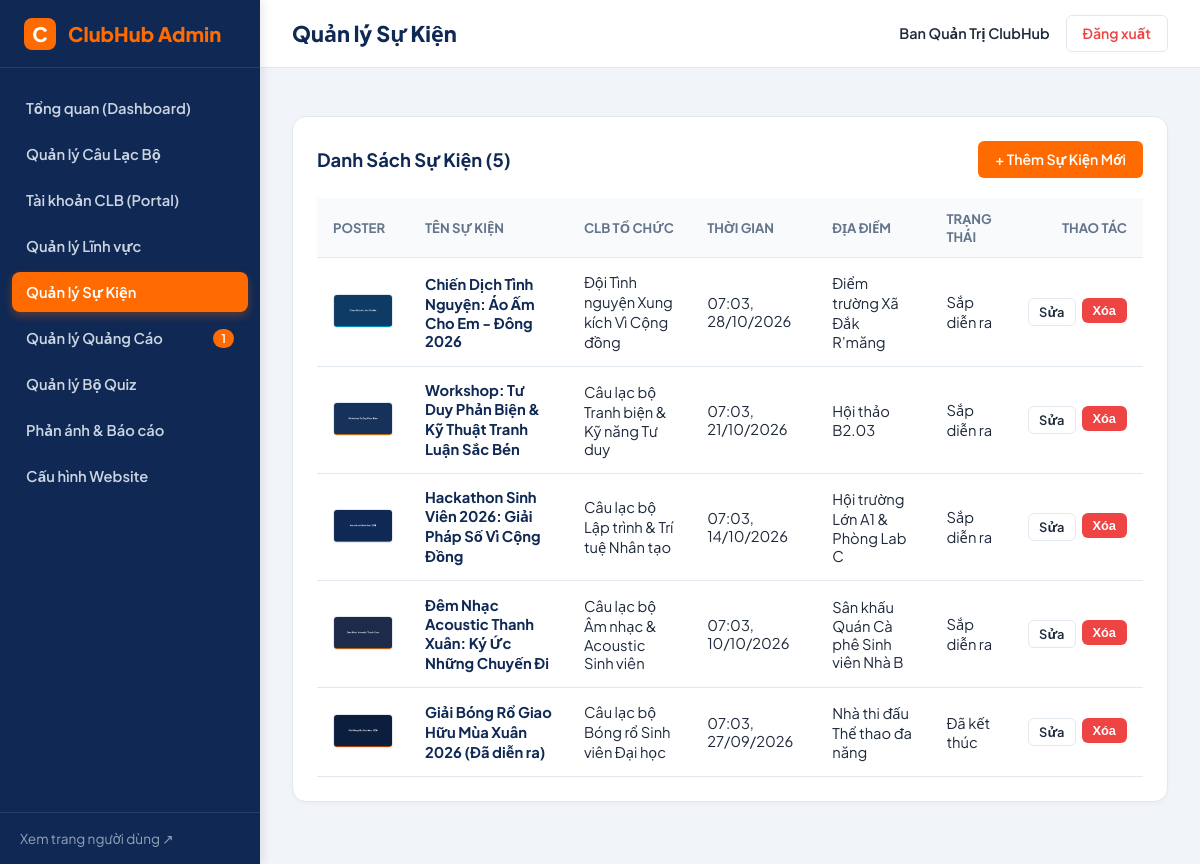
Page /admin/events.php (signed in) on the committed database.
### tables this page shows
CREATE TABLE IF NOT EXISTS `events` (
  `id` INT AUTO_INCREMENT PRIMARY KEY,
  `club_id` INT NOT NULL,
  `title` VARCHAR(255) NOT NULL,
  `slug` VARCHAR(255) NOT NULL UNIQUE,
  `poster_image` VARCHAR(255) DEFAULT NULL,
  `description` LONGTEXT NOT NULL,
  `start_time` DATETIME NOT NULL,
  `end_time` DATETIME NOT NULL,
  `location` VARCHAR(255) NOT NULL,
  `target_audience` VARCHAR(255) DEFAULT NULL,
  `fee` DECIMAL(12, 0) DEFAULT 0,
  `registration_deadline` DATETIME DEFAULT NULL,
  `registration_link` VARCHAR(500) DEFAULT NULL,
  `contact_info` VARCHAR(255) DEFAULT NULL,
  `is_active` TINYINT(1) NOT NULL DEFAULT 1,
  `created_at` DATETIME NOT NULL DEFAULT CURRENT_TIMESTAMP,
  CONSTRAINT `fk_events_club` FOREIGN KEY (`club_id`) REFERENCES `clubs` (`id`) ON DELETE CASCADE ON UPDATE CASCADE,
  INDEX `idx_events_timeline` (`is_active`, `start_time`, `end_time`)
);

CREATE TABLE IF NOT EXISTS `clubs` (
  `id` INT AUTO_INCREMENT PRIMARY KEY,
  `category_id` INT NOT NULL,
  `name` VARCHAR(200) NOT NULL,
  `short_name` VARCHAR(50) DEFAULT NULL,
  `slug` VARCHAR(200) NOT NULL UNIQUE,
  `logo` VARCHAR(255) DEFAULT NULL,
  `cover_image` VARCHAR(255) DEFAULT NULL,
  `summary` VARCHAR(500) NOT NULL,
  `description` LONGTEXT NOT NULL,
  `objectives` TEXT DEFAULT NULL,
  `target_audience` TEXT DEFAULT NULL,
  `activities_achievements` LONGTEXT DEFAULT NULL,
  `meeting_schedule` VARCHAR(255) DEFAULT NULL,
  `meeting_location` VARCHAR(255) DEFAULT NULL,
  `meeting_frequency` VARCHAR(100) DEFAULT NULL,
  `schedule_confirmed` TINYINT(1) NOT NULL DEFAULT 1 COMMENT '1: Đã chốt lịch, 0: Cần xác nhận lịch',
  `requirements` TEXT DEFAULT NULL,
  `fee_info` VARCHAR(255) DEFAULT NULL,
  `recruitment_status` ENUM('closed', 'open', 'upcoming') NOT NULL DEFAULT 'closed',
  `recruitment_deadline` DATETIME DEFAULT NULL,
  `recruitment_process` TEXT DEFAULT NULL,
  `application_link` VARCHAR(500) DEFAULT NULL,
  `is_featured` TINYINT(1) NOT NULL DEFAULT 0,
  `is_active` TINYINT(1) NOT NULL DEFAULT 1,
  `created_at` DATETIME NOT NULL DEFAULT CURRENT_TIMESTAMP,
  `updated_at` DATETIME NOT NULL DEFAULT CURRENT_TIMESTAMP ON UPDATE CURRENT_TIMESTAMP,
  CONSTRAINT `fk_clubs_category` FOREIGN KEY (`category_id`) REFERENCES `categories` (`id`) ON DELETE RESTRICT ON UPDATE CASCADE,
  INDEX `idx_clubs_status` (`is_active`, `recruitment_status`),
  INDEX `idx_clubs_featured` (`is_active`, `is_featured`)
);

### includes/functions.php (called while the page is built, shortened)
<?php
function e(?string $string): string {
    return htmlspecialchars((string)$string, ENT_QUOTES, 'UTF-8');
}
function url(string $path = ''): string {
    $path = ltrim($path, '/');
    return BASE_URL . ($path !== '' ? '/' . $path : '');
}
function upload_url(?string $path, string $default_placeholder = ''): string {
    return url(ltrim($path, '/'));
}
function format_date_vn(?string $date_string, bool $include_time = false): string {
    try {
        $date = new DateTime($date_string);
        return $include_time ? $date->format('H:i, d/m/Y') : $date->format('d/m/Y');
    } catch (Exception $e) {
        return $date_string;
    }
}

### admin/events.php (the view, shortened to what this page needs)
<?php
require_once __DIR__ . '/../includes/functions.php';
$db = get_db_connection();
$clubs = $db->query("SELECT id, name, short_name FROM clubs ORDER BY name ASC")->fetchAll();
$edit_id = (int)($_GET['edit_id'] ?? 0);
$is_creating = isset($_GET['action']) && $_GET['action'] === 'create';
$event = null;
$events = $db->query("
    SELECT e.*, c.name as club_name
    FROM events e
    JOIN clubs c ON e.club_id = c.id
    ORDER BY e.start_time DESC
")->fetchAll();
include __DIR__ . '/includes/admin_header.php';
?>
<?php if ($edit_id > 0 || $is_creating): ?>
  <div class="admin-card">
    <div class="admin-card-header">
      <h2 class="admin-card-title"><?= $edit_id ? 'Chỉnh Sửa Sự Kiện' : 'Thêm Sự Kiện Mới' ?></h2>
      <a href="<?= url('admin/events.php') ?>" class="btn-admin btn-admin-outline">&larr; Hủy & Quay lại</a>
    </div>
    <form action="" method="POST" enctype="multipart/form-data">
      <?= csrf_field() ?>
      <input type="hidden" name="action" value="save">
      <div class="form-grid">
        <div class="form-full">
          <label class="admin-label" for="title">Tên sự kiện <span style="color:red;">*</span></label>
          <input type="text" name="title" id="title" class="admin-input" value="<?= e($event['title'] ?? '') ?>" required placeholder="Ví dụ: Đêm Nhạc Acoustic Thanh Xuân...">
        </div>
        <div>
          <label class="admin-label" for="club_id">Câu lạc bộ tổ chức <span style="color:red;">*</span></label>
          <select name="club_id" id="club_id" class="admin-select" required>
            <option value="">-- Chọn CLB --</option>
            <?php foreach ($clubs as $cl): ?>
              <option value="<?= $cl['id'] ?>" <?= ($event['club_id'] ?? 0) == $cl['id'] ? 'selected' : '' ?>>
                <?= e($cl['name']) ?> <?= !empty($cl['short_name']) ? '(' . e($cl['short_name']) . ')' : '' ?>
              </option>
            <?php endforeach; ?>
          </select>
        </div>
        <div>
          <label class="admin-label" for="slug">URL Slug</label>
          <input type="text" name="slug" id="slug" class="admin-input" value="<?= e($event['slug'] ?? '') ?>" placeholder="dem-nhac-acoustic">
        </div>
        <div>
          <label class="admin-label" for="start_time">Thời gian bắt đầu <span style="color:red;">*</span></label>
          <input type="datetime-local" name="start_time" id="start_time" class="admin-input" value="<?= !empty($event['start_time']) ? date('Y-m-d\TH:i', strtotime($event['start_time'])) : '' ?>" required>
        </div>
        <div>
          <label class="admin-label" for="end_time">Thời gian kết thúc <span style="color:red;">*</span></label>
          <input type="datetime-local" name="end_time" id="end_time" class="admin-input" value="<?= !empty($event['end_time']) ? date('Y-m-d\TH:i', strtotime($event['end_time'])) : '' ?>" required>
        </div>
        <div>
          <label class="admin-label" for="location">Địa điểm tổ chức <span style="color:red;">*</span></label>
          <input type="text" name="location" id="location" class="admin-input" value="<?= e($event['location'] ?? '') ?>" required placeholder="Hội trường A1...">
        </div>
        <div>
          <label class="admin-label" for="fee">Phí tham gia (VNĐ)</label>
          <input type="number" name="fee" id="fee" class="admin-input" value="<?= e($event['fee'] ?? '0') ?>">
        </div>
        <div>
          <label class="admin-label" for="target_audience">Đối tượng tham gia</label>
          <input type="text" name="target_audience" id="target_audience" class="admin-input" value="<?= e($event['target_audience'] ?? '') ?>" placeholder="Sinh viên toàn trường...">
        </div>
        <div>
          <label class="admin-label" for="registration_deadline">Hạn chót đăng ký</label>
          <input type="datetime-local" name="registration_deadline" id="registration_deadline" class="admin-input" value="<?= !empty($event['registration_deadline']) ? date('Y-m-d\TH:i', strtotime($event['registration_deadline'])) : '' ?>">
        </div>
        <div>
          <label class="admin-label" for="registration_link">Link đăng ký tham gia</label>
          <input type="url" name="registration_link" id="registration_link" class="admin-input" value="<?= e($event['registration_link'] ?? '') ?>" placeholder="https://forms.gle/...">
        </div>
        <div>
          <label class="admin-label" for="contact_info">Đầu mối liên hệ</label>
          <input type="text" name="contact_info" id="contact_info" class="admin-input" value="<?= e($event['contact_info'] ?? '') ?>" placeholder="SĐT hoặc Email...">
        </div>
        <div class="form-full">
          <label class="admin-label" for="poster">Ảnh poster sự kiện (16:9)</label>
          <input type="file" name="poster" id="poster" class="admin-input" accept="image/png,image/jpeg,image/webp" data-preview="#posterPreview">
          <div class="img-preview-box" style="width: 180px; height: 100px;">
            <img id="posterPreview" src="<?= upload_url($event['poster_image'] ?? '', 'default-cover.png') ?>" alt="">
          </div>
        </div>
        <div class="form-full">
          <label class="admin-label" for="description">Mô tả nội dung chương trình</label>
          <textarea name="description" id="description" rows="5" class="admin-textarea" required><?= e($event['description'] ?? '') ?></textarea>
        </div>
        <div class="form-full">
          <label style="display: flex; align-items: center; gap: 8px; cursor: pointer;">
            <input type="checkbox" name="is_active" value="1" <?= ($event['is_active'] ?? 1) ? 'checked' : '' ?>>
            <span>Bật hiển thị sự kiện này</span>
          </label>
        </div>
      </div>
      <div style="margin-top: 24px;">
        <button type="submit" class="btn-admin btn-admin-primary" style="padding: 10px 24px;">
          <?= $edit_id ? 'Lưu Thay Đổi' : 'Đăng Sự Kiện' ?>
        </button>
      </div>
    </form>
  </div>
<?php else: ?>
  <div class="admin-card">
    <div class="admin-card-header">
      <h2 class="admin-card-title">Danh Sách Sự Kiện (<?= count($events) ?>)</h2>
      <a href="<?= url('admin/events.php?action=create') ?>" class="btn-admin btn-admin-primary">
        + Thêm Sự Kiện Mới
      </a>
    </div>
    <table class="admin-table">
      <thead>
        <tr>
          <th>Poster</th>
          <th>Tên sự kiện</th>
          <th>CLB tổ chức</th>
          <th>Thời gian</th>
          <th>Địa điểm</th>
          <th>Trạng thái</th>
          <th style="text-align: right;">Thao tác</th>
        </tr>
      </thead>
      <tbody>
        <?php foreach ($events as $ev): ?>
          <?php
            $now = new DateTime();
            $end = new DateTime($ev['end_time']);
            $is_past = $now > $end;
          ?>
          <tr>
            <td style="width: 70px;">
              <img src="<?= upload_url($ev['poster_image']) ?>" alt="" style="width: 60px; height: 34px; object-fit: cover; border-radius: 4px; border: 1px solid var(--admin-border);">
            </td>
            <td>
              <strong>
                <a href="<?= url('event-detail.php?slug=' . e($ev['slug'])) ?>" target="_blank" rel="noopener noreferrer" style="color: var(--admin-primary); text-decoration: none;">
                  <?= e($ev['title']) ?>
                </a>
              </strong>
            </td>
            <td><?= e($ev['club_name']) ?></td>
            <td><?= format_date_vn($ev['start_time'], true) ?></td>
            <td><?= e($ev['location']) ?></td>
            <td>
              <?php if (!$ev['is_active']): ?>
                <span class="badge badge-closed">Đang ẩn</span>
              <?php elseif ($is_past): ?>
                <span class="badge badge-closed">Đã kết thúc</span>
              <?php else: ?>
                <span class="badge badge-open">Sắp diễn ra</span>
              <?php endif; ?>
            </td>
            <td style="text-align: right;">
              <div class="action-buttons" style="justify-content: flex-end;">
                <a href="<?= url('admin/events.php?edit_id=' . $ev['id']) ?>" class="btn-admin btn-admin-outline" style="padding: 4px 10px; font-size: 0.8rem;">
                  Sửa
                </a>
                <form action="<?= url('admin/events.php') ?>" method="POST" style="display: inline;" class="btn-confirm-delete" data-confirm="Bạn có chắc muốn xóa sự kiện '<?= e($ev['title']) ?>'?">
                  <button type="submit" class="btn-admin btn-admin-danger" style="padding: 4px 10px; font-size: 0.8rem;">
                    Xóa
                  </button>
                </form>
              </div>
            </td>
          </tr>
        <?php endforeach; ?>
      </tbody>
    </table>
  </div>
<?php endif; ?>
<?php include __DIR__ . '/includes/admin_footer.php'; ?>

### assets/css/admin.css (style rules this page uses)
:root { --admin-primary: #0F2854; --admin-primary-dark: #071733; --admin-accent: #FF6B00; --admin-sidebar-w: 260px; --admin-header-h: 68px; --admin-bg: #F1F5F9; --admin-card-bg: #FFFFFF; --admin-text: #1E293B; --admin-text-muted: #64748B; --admin-border: #E2E8F0; --admin-success: #10B981; --admin-warning: #F59E0B; --admin-danger: #EF4444; --admin-info: #0284C7; }
*, *::before, *::after { box-sizing: border-box; margin: 0; padding: 0; }
body { font-family: 'Plus Jakarta Sans', system-ui, sans-serif; background-color: var(--admin-bg); color: var(--admin-text); min-height: 100vh; display: flex; }
.admin-card { background-color: var(--admin-card-bg); border: 1px solid var(--admin-border); border-radius: 14px; padding: 24px; margin-bottom: 30px; box-shadow: 0 2px 4px rgba(0, 0, 0, 0.03); }
.admin-card-header { display: flex; align-items: center; justify-content: space-between; margin-bottom: 20px; flex-wrap: wrap; gap: 12px; }
.admin-card-title { font-size: 1.15rem; font-weight: 700; color: var(--admin-primary); }
.admin-table { width: 100%; border-collapse: collapse; text-align: left; font-size: 0.92rem; }
.admin-table th { padding: 12px 16px; background-color: #F8FAFC; border-bottom: 1px solid var(--admin-border); font-weight: 700; color: var(--admin-text-muted); font-size: 0.82rem; text-transform: uppercase; }
.admin-table td { padding: 14px 16px; border-bottom: 1px solid var(--admin-border); vertical-align: middle; }
.btn-admin { display: inline-flex; align-items: center; justify-content: center; gap: 6px; padding: 8px 16px; font-size: 0.88rem; font-weight: 600; border-radius: 6px; border: 1px solid transparent; cursor: pointer; text-decoration: none; transition: all 0.15s; }
.btn-admin-primary { background-color: var(--admin-accent); color: #FFFFFF; }
.btn-admin-danger { background-color: var(--admin-danger); color: #FFFFFF; }
.btn-admin-outline { border-color: var(--admin-border); background-color: transparent; color: var(--admin-text); }
.action-buttons { display: flex; gap: 6px; }

### rows in the picture
events: poster_image (picture), title "Chiến Dịch Tình Nguyện: Áo Ấm Cho Em - Đông 2026", club.name "Đội Tình nguyện Xung kích Vì Cộng đồng", start_time "07:03, 28/10/2026", location "Điểm trường Xã Đắk R’măng", is_active "Sắp diễn ra"
events: poster_image (picture), title "Workshop: Tư Duy Phản Biện & Kỹ Thuật Tranh Luận Sắc Bén", club.name "Câu lạc bộ Tranh biện & Kỹ năng Tư duy", start_time "07:03, 21/10/2026", location "Hội thảo B2.03", is_active "Sắp diễn ra"
events: poster_image (picture), title "Hackathon Sinh Viên 2026: Giải Pháp Số Vì Cộng Đồng", club.name "Câu lạc bộ Lập trình & Trí tuệ Nhân tạo", start_time "07:03, 14/10/2026", location "Hội trường Lớn A1 & Phòng Lab C", is_active "Sắp diễn ra"
events: poster_image (picture), title "Đêm Nhạc Acoustic Thanh Xuân: Ký Ức Những Chuyến Đi", club.name "Câu lạc bộ Âm nhạc & Acoustic Sinh viên", start_time "07:03, 10/10/2026", location "Sân khấu Quán Cà phê Sinh viên Nhà B", is_active "Sắp diễn ra"
events: poster_image (picture), title "Giải Bóng Rổ Giao Hữu Mùa Xuân 2026 (Đã diễn ra)", club.name "Câu lạc bộ Bóng rổ Sinh viên Đại học", start_time "07:03, 27/09/2026", location "Nhà thi đấu Thể thao đa năng", is_active "Đã kết thúc"

### other values in the picture
$pending_ads_count "1"
$page_title "Quản lý Sự Kiện"
$admin_user['full_name'] "Ban Quản Trị ClubHub"
count($events) "5"
